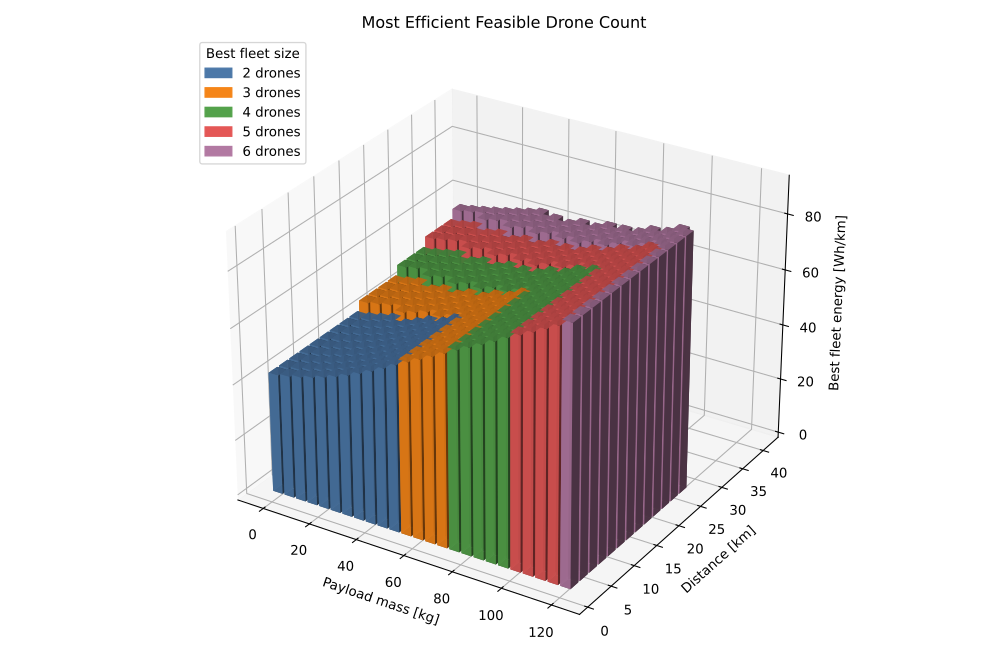

This figure's Python source:
"""3D payload/range efficiency map for the final drone design.

For each payload mass and mission distance, this script evaluates 2 through
6 drones using the converged final design. A bar is drawn only if at least one
drone count can:

  * carry the payload at 20 m/s without exceeding CLmax,
  * meet the cruise thrust demand, and
  * fly the requested distance with the available final-design battery.

The bar height is the best feasible fleet cruise energy per km. The bar color
shows which number of drones is most efficient for that payload/range cell.
"""
from __future__ import annotations

import argparse
import contextlib
import csv
import dataclasses
import io
import json
from pathlib import Path

import matplotlib.pyplot as plt
import numpy as np
from matplotlib import patches

from pipeline import config, loop
from sizing import wing


DRONE_COLORS = {
    2: "#4C78A8",
    3: "#F58518",
    4: "#54A24B",
    5: "#E45756",
    6: "#B279A2",
}


def _run_final_design(*, quiet: bool):
    if quiet:
        with contextlib.redirect_stdout(io.StringIO()):
            return loop.run_pipeline(config)
    return loop.run_pipeline(config)


def _final_design_values(result) -> dict[str, float | int | str]:
    qS = result.sizing.q_cruise * result.sizing.Sw
    cruise_drag = result.cd_full_buildup * qS
    drivetrain_efficiency = (
        cruise_drag * result.sizing.inputs.V_cruise / result.propulsion.P_elec_cruise
        if result.propulsion.P_elec_cruise > 0.0 else float("nan")
    )
    cd_payload = result.sizing.inputs.Cd_payload * result.sizing.inputs.S_payload / (
        result.sizing.inputs.n_drones * result.sizing.Sw
    )
    cd_fixed = result.cd_full_buildup - result.sizing.k * result.sizing.CL**2 - cd_payload

    battery_nominal_wh = result.propulsion.E_total / 3600.0
    battery_usable_wh = battery_nominal_wh * result.propulsion.inputs.DoD
    climb_wh = result.propulsion.E_climb / 3600.0

    return {
        "source": "pipeline.loop.run_pipeline(config)",
        "airfoil": result.airfoil,
        "tail_airfoil": result.tail_airfoil,
        "payload_kg": result.sizing.inputs.m_payload,
        "n_drones": result.sizing.inputs.n_drones,
        "empty_mass_per_drone_kg": result.masses["total"],
        "battery_mass_kg": result.propulsion.battery_mass,
        "battery_nominal_wh_per_drone": battery_nominal_wh,
        "battery_usable_wh_per_drone": battery_usable_wh,
        "climb_wh_per_drone": climb_wh,
        "cruise_available_wh_per_drone": max(battery_usable_wh - climb_wh, 0.0),
        "battery_DoD": result.propulsion.inputs.DoD,
        "wing_span_m": result.sizing.inputs.b,
        "wing_area_m2": result.sizing.Sw,
        "aspect_ratio": result.sizing.inputs.AR,
        "tail_boom_length_m": result.sizing.L_boom,
        "horizontal_tail_area_m2": result.sizing.Sh,
        "cruise_speed_mps": result.sizing.inputs.V_cruise,
        "cruise_dynamic_pressure_pa": result.sizing.q_cruise,
        "CL_design": result.sizing.CL,
        "CLmax_wing": result.cl_max_wing,
        "CD_full_design": result.cd_full_buildup,
        "CD_fixed_no_wing_induced_no_payload": cd_fixed,
        "cruise_drag_per_drone_N": cruise_drag,
        "cruise_power_per_drone_W": result.propulsion.P_elec_cruise,
        "drivetrain_efficiency": drivetrain_efficiency,
        "max_thrust_per_drone_N": (
            result.propulsion.max_thrust_per_prop * result.propulsion.inputs.n_props
        ),
        "max_power_per_drone_W": result.propulsion.max_power_elec,
    }


def _load_or_run_final_design(args) -> dict[str, float | int | str]:
    if args.reuse_final_design and args.final_design.exists():
        with args.final_design.open() as f:
            values = json.load(f)
        required = {
            "battery_usable_wh_per_drone",
            "climb_wh_per_drone",
            "cruise_available_wh_per_drone",
        }
        if required.issubset(values):
            return values

    print("Running full sizing pipeline to get the converged final design...")
    result = _run_final_design(quiet=not args.verbose_pipeline)
    values = _final_design_values(result)
    with args.final_design.open("w") as f:
        json.dump(values, f, indent=2)
        f.write("\n")
    return values


def _mission_for_drone_count(
    final_design: dict[str, float | int | str],
    *,
    n_drones: int,
    payload_kg: float,
    distance_km: float,
) -> dict[str, float | int | bool | str]:
    sizing_inputs = dataclasses.replace(
        config.SIZING,
        m_payload=float(payload_kg),
        n_drones=n_drones,
        m_drone_empty=float(final_design["empty_mass_per_drone_kg"]),
        b=float(final_design["wing_span_m"]),
        AR=float(final_design["aspect_ratio"]),
        L_boom=float(final_design["tail_boom_length_m"]),
        Sh=float(final_design["horizontal_tail_area_m2"]),
    )
    sizing = wing.run(
        sizing_inputs,
        c_aileron_to_c_wing=config.CONTROL_SURFACE.c_aileron_to_c_wing,
    )

    cd_payload = sizing.inputs.Cd_payload * sizing.inputs.S_payload / (
        sizing.inputs.n_drones * sizing.Sw
    )
    cd_total = (
        float(final_design["CD_fixed_no_wing_induced_no_payload"])
        + sizing.k * sizing.CL**2
        + cd_payload
    )
    drag_per_drone = cd_total * sizing.q_cruise * sizing.Sw
    power_per_drone = (
        drag_per_drone
        * float(final_design["cruise_speed_mps"])
        / float(final_design["drivetrain_efficiency"])
    )
    cruise_wh_per_drone = power_per_drone * (distance_km * 1000.0) / (
        float(final_design["cruise_speed_mps"]) * 3600.0
    )
    wh_per_km_fleet = n_drones * drag_per_drone / (
        3.6 * float(final_design["drivetrain_efficiency"])
    )

    reasons: list[str] = []
    if sizing.CL > float(final_design["CLmax_wing"]):
        reasons.append(
            f"CL {sizing.CL:.3f} > CLmax {float(final_design['CLmax_wing']):.3f}"
        )
    if drag_per_drone > float(final_design["max_thrust_per_drone_N"]):
        reasons.append(
            "thrust "
            f"{drag_per_drone:.1f} N > {float(final_design['max_thrust_per_drone_N']):.1f} N"
        )
    if power_per_drone > float(final_design["max_power_per_drone_W"]):
        reasons.append(
            "power "
            f"{power_per_drone:.0f} W > {float(final_design['max_power_per_drone_W']):.0f} W"
        )
    if cruise_wh_per_drone > float(final_design["cruise_available_wh_per_drone"]):
        reasons.append(
            "battery "
            f"{cruise_wh_per_drone:.1f} Wh > "
            f"{float(final_design['cruise_available_wh_per_drone']):.1f} Wh"
        )

    return {
        "n_drones": n_drones,
        "payload_kg": payload_kg,
        "distance_km": distance_km,
        "fleet_Wh_per_km": wh_per_km_fleet,
        "cruise_Wh_per_drone": cruise_wh_per_drone,
        "available_cruise_Wh_per_drone": float(final_design["cruise_available_wh_per_drone"]),
        "CL": float(sizing.CL),
        "CD_total": float(cd_total),
        "thrust_required_per_drone_N": float(drag_per_drone),
        "power_required_per_drone_W": float(power_per_drone),
        "feasible": not reasons,
        "reason": "; ".join(reasons),
    }


def _best_grid(
    final_design: dict[str, float | int | str],
    payloads_kg: np.ndarray,
    distances_km: np.ndarray,
):
    all_rows: list[dict[str, float | int | bool | str]] = []
    best_rows: list[dict[str, float | int | bool | str]] = []

    for payload_kg in payloads_kg:
        for distance_km in distances_km:
            candidates = [
                _mission_for_drone_count(
                    final_design,
                    n_drones=n,
                    payload_kg=float(payload_kg),
                    distance_km=float(distance_km),
                )
                for n in (2, 3, 4, 5, 6)
            ]
            all_rows.extend(candidates)
            feasible = [r for r in candidates if r["feasible"]]
            if feasible:
                best = min(feasible, key=lambda r: float(r["fleet_Wh_per_km"]))
                best_rows.append({
                    "payload_kg": float(payload_kg),
                    "distance_km": float(distance_km),
                    "best_n_drones": int(best["n_drones"]),
                    "best_fleet_Wh_per_km": float(best["fleet_Wh_per_km"]),
                    "feasible": True,
                    "reason": "",
                })
            else:
                best_rows.append({
                    "payload_kg": float(payload_kg),
                    "distance_km": float(distance_km),
                    "best_n_drones": 0,
                    "best_fleet_Wh_per_km": float("nan"),
                    "feasible": False,
                    "reason": "no drone count can carry payload and fly range",
                })
    return best_rows, all_rows


def _write_csv(rows, output: Path) -> None:
    with output.open("w", newline="") as f:
        writer = csv.DictWriter(f, fieldnames=list(rows[0].keys()))
        writer.writeheader()
        writer.writerows(rows)


def _plot_3d(
    best_rows: list[dict[str, float | int | bool | str]],
    *,
    payload_step: float,
    distance_step: float,
    output: Path,
    show: bool,
) -> None:
    feasible = [r for r in best_rows if r["feasible"]]
    if not feasible:
        raise RuntimeError("No feasible payload/range cells to plot.")

    x = np.array([float(r["payload_kg"]) for r in feasible])
    y = np.array([float(r["distance_km"]) for r in feasible])
    z = np.zeros_like(x)
    dz = np.array([float(r["best_fleet_Wh_per_km"]) for r in feasible])
    colors = [DRONE_COLORS[int(r["best_n_drones"])] for r in feasible]

    dx = max(payload_step * 0.82, 0.2)
    dy = max(distance_step * 0.82, 0.2)

    fig = plt.figure(figsize=(10.5, 7.0))
    ax = fig.add_subplot(111, projection="3d")
    ax.bar3d(x - dx / 2.0, y - dy / 2.0, z, dx, dy, dz, color=colors, shade=True, alpha=0.92)

    ax.set_xlabel("Payload mass [kg]")
    ax.set_ylabel("Distance [km]")
    ax.set_zlabel("Best fleet energy [Wh/km]")
    ax.set_title("Most Efficient Feasible Drone Count")
    ax.view_init(elev=28, azim=-58)

    handles = [
        patches.Patch(color=DRONE_COLORS[n], label=f"{n} drones")
        for n in sorted(DRONE_COLORS)
    ]
    ax.legend(handles=handles, title="Best fleet size", loc="upper left")

    fig.tight_layout()
    fig.savefig(output)
    if show:
        plt.show()
    plt.close(fig)


def main() -> None:
    parser = argparse.ArgumentParser(description=__doc__)
    parser.add_argument("--output", type=Path, default=Path("payload_distance_efficiency_3d.svg"))
    parser.add_argument("--best-csv", type=Path, default=Path("payload_distance_efficiency_best.csv"))
    parser.add_argument("--all-csv", type=Path, default=Path("payload_distance_efficiency_all.csv"))
    parser.add_argument("--final-design", type=Path, default=Path("final_design_values_3d.json"))
    parser.add_argument("--reuse-final-design", action="store_true")
    parser.add_argument("--payload-max", type=float, default=120.0)
    parser.add_argument("--payload-step", type=float, default=5.0)
    parser.add_argument("--distance-max", type=float, default=40.0)
    parser.add_argument("--distance-step", type=float, default=2.0)
    parser.add_argument("--show", action="store_true")
    parser.add_argument("--verbose-pipeline", action="store_true")
    args = parser.parse_args()

    final_design = _load_or_run_final_design(args)
    payloads = np.arange(0.0, args.payload_max + 0.5 * args.payload_step, args.payload_step)
    distances = np.arange(args.distance_step, args.distance_max + 0.5 * args.distance_step, args.distance_step)

    best_rows, all_rows = _best_grid(final_design, payloads, distances)
    _write_csv(best_rows, args.best_csv)
    _write_csv(all_rows, args.all_csv)
    _plot_3d(
        best_rows,
        payload_step=args.payload_step,
        distance_step=args.distance_step,
        output=args.output,
        show=args.show,
    )

    feasible = [r for r in best_rows if r["feasible"]]
    print("3D payload/range efficiency map complete")
    print(f"  feasible cells: {len(feasible)} / {len(best_rows)}")
    print(
        f"  available cruise battery per drone: "
        f"{float(final_design['cruise_available_wh_per_drone']):.1f} Wh"
    )
    print(f"Saved plot: {args.output}")
    print(f"Saved best-grid CSV: {args.best_csv}")
    print(f"Saved all-candidates CSV: {args.all_csv}")
    print(f"Saved final design: {args.final_design}")


if __name__ == "__main__":
    main()
